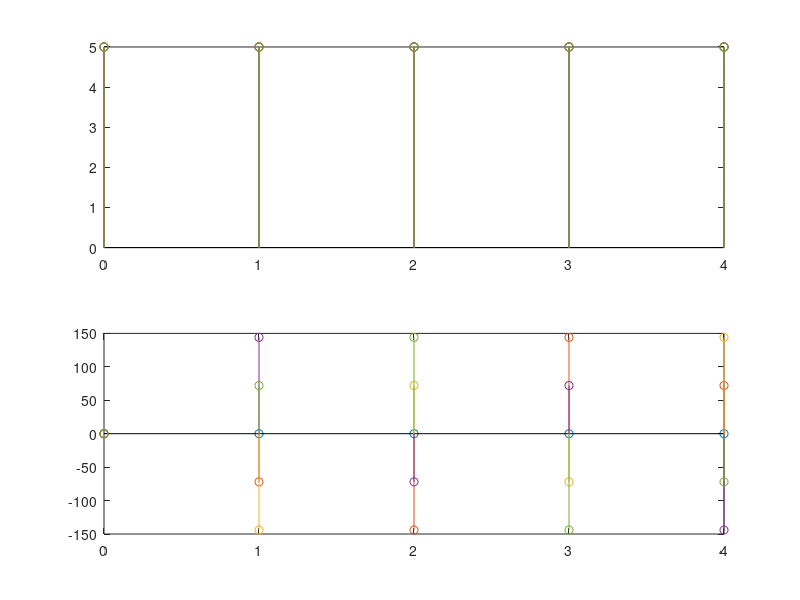

Recreate this plot in MATLAB.
% Computation of N point DFT of a given sequence and
% to plot magnitude and phase spectrum.
clc; close all; clear all;
format compact;
N = input('Enter the the value of N for N-Point DFT = ');
xn = input('Enter the sequence for which DFT to be calculated = ');
 n=[0:1:N-1]; % row vector for n
k=[0:1:N-1]; % row vecor for k
 WN=exp(-j*2*pi/N) % Wn factor
 nk=n'*k; % creates a N by N matrix of nk values
 WNnk=WN.^nk; % DFT matrix
 Xk=xn*WNnk % row vector for DFT coefficients
% To verify IDFT
WNnkI= WN.^(-nk); % IDFT matrix
 xnI=(Xk*WNnkI)/N % row vector for IDFT values
 Realval=abs(xnI)
MagX=abs(Xk) % Magnitude of calculated DFT
PhaseX=angle(Xk)*180/pi % Phase of the calculated DFT
subplot(2,1,1); stem(k,MagX);
subplot(2,1,2); stem(k,PhaseX); 
